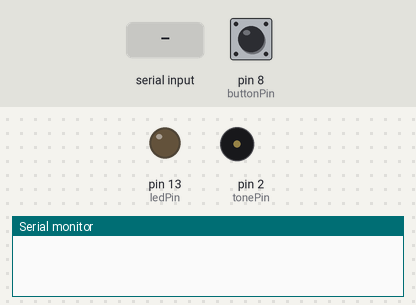
Bench run of a sketch on a simulated Arduino Uno, built with avr-gcc and run on an emulated ATmega328P. On the bench: output pins drawn as LEDs (lit = HIGH), buzzer (waves = sounding), the last lines printed to the serial monitor. The test bench sets the inputs (shaded band); at power-on: pin 8 (buttonPin) HIGH.

Above: at 2.4 s.
2.5 s: pin 8 (buttonPin) pulled LOW for 0.15 s
At 2.59 s:
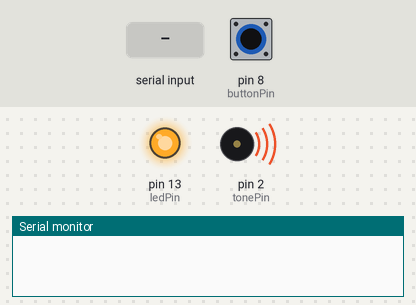
5.6 s: "90 45\n" received over Serial
At 10.4 s:
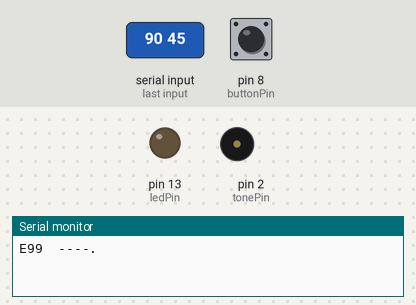
Timing chart, 0 to 14.6 s (numbered marks = the images above; inputs shaded):
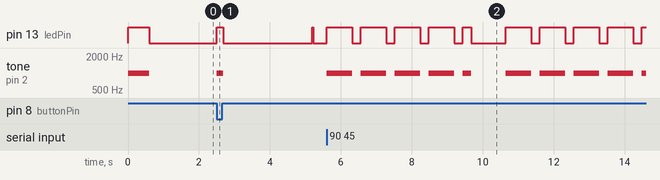

The sketch:

Transmitter.ino
```cpp
#include <Wire.h>


int tonePin = 2;
int toneFreq = 1000;
int ledPin = 13;
int buttonPin = 8;
int debounceDelay = 30;

int dotLength = 240;

  int dotSpace = dotLength;
  int dashLength = dotLength*3;
  int letterSpace = dotLength*3;
  int wordSpace = dotLength*7;
  float wpm = 1200./dotLength;

int t1, t2, onTime, gap;
bool newLetter, newWord, letterFound, keyboardText;
int lineLength = 0;
int maxLineLength = 20;

char* letters[] =
{
".-", "-...", "-.-.", "-..", ".", "..-.", "--.", "....", "..", // A-I
".---", "-.-", ".-..", "--", "-.", "---", ".--.", "--.-", ".-.", // J-R
"...", "-", "..-", "...-", ".--", "-..-", "-.--", "--.." // S-Z
};

char* numbers[] =
{
"-----", ".----", "..---", "...--", "....-", //0-4
".....", "-....", "--...", "---..", "----." //5-9
};

String dashSeq = "";
char keyLetter, ch;
int i, index;

void setup()
{
  Wire.begin();
  pinMode(ledPin, OUTPUT);
  pinMode(tonePin, OUTPUT);
  pinMode(buttonPin, INPUT_PULLUP);
  Serial.begin(9600);


// Test the LED and tone
  tone(tonePin, toneFreq);
  digitalWrite(ledPin, HIGH);
  delay(600);
  digitalWrite(ledPin, LOW);
  noTone(tonePin);
  delay(600);


  newLetter = false; //if false, do NOT check for end of letter gap
  newWord = false;  //if false, do NOT check for end of word gap
  keyboardText = false;
}

void loop()
{
  Wire.beginTransmission(4);
// Check to see if something has been entered on the keyboard
  if (Serial.available() > 0)
  {
    if (keyboardText == false)
    {
      //Serial.println();
     // Serial.println("-------------------------------");
    }
    keyboardText = true;
    ch = Serial.read();
    if (ch >= 'a' && ch <= 'z')
    { ch = ch-32; }

    if (ch >= 'A' && ch <= 'Z')
    {
      Serial.print(ch);
      Serial.write(ch);
      Serial.print(" ");
      Serial.write(" ");
      Serial.println(letters[ch-'A']);
      flashSequence(letters[ch-'A']);
      delay(letterSpace);
    }
    if (ch >= '0' && ch <= '9')
    {
      Serial.print(ch);
      Serial.write(ch);
      Serial.print(" ");
      Serial.write(" ");
      Serial.println(numbers[ch-'0']);
      flashSequence(numbers[ch-'0']);
      delay(letterSpace);
    }
    if (ch == ' ')
    {
      Serial.println("_");
      delay(wordSpace);
    }

// Print a header after last keyboard text
     if (Serial.available() <= 0)
     {
      Serial.println();
      //Serial.println("Enter text or Key in:");
     // Serial.println("-------------------------------");
      keyboardText = false;
     }
  }


  if (digitalRead(buttonPin) == LOW ) //button is pressed
  {
    newLetter = true;
    newWord = true;
    t1=millis(); //time at button press
    digitalWrite(ledPin, HIGH); //turn on LED and tone
    tone(tonePin, toneFreq);
    delay(debounceDelay);
    while (digitalRead(buttonPin) == LOW ) // wait for button release
      {delay(debounceDelay);}
      delay(debounceDelay);

    t2 = millis();  //time at button release
    onTime=t2-t1;  //length of dot or dash keyed in
    digitalWrite(ledPin, LOW); //torn off LED and tone
    noTone(tonePin);

//check if dot or dash

    if (onTime <= dotLength*1.5) //allow for 50% longer
      {dashSeq = dashSeq + ".";} //build dot/dash sequence
    else
      {dashSeq = dashSeq + "-";}
  }  //end button press section

// look for a gap >= letterSpace to signal end letter
// end of letter when gap >= letterSpace

  gap=millis()-t2;
  if (newLetter == true && gap>=letterSpace)
  {

//check through letter sequences to find matching dash sequence

    letterFound = false; keyLetter = 63; //char 63 is "?"
    for (i=0; i<=25; i++)
    {
      if (dashSeq == letters[i])
      {
        keyLetter = i+65;
        letterFound = true;
        break ;    //don't keep checking if letter found
      }
    }
    if(letterFound == false) //now check for numbers
    {
      for (i=0; i<=10; i++)
      {
      if (dashSeq == numbers[i])
        {
          keyLetter = i+48;
          letterFound = true;
          break ;    //don't keep checking if number found
        }
      }
    }
    //Serial.print(keyLetter);
    Serial.write(keyLetter);
    if(letterFound == false) //buzz for unknown key sequence
    {
      tone(tonePin, 100, 500);
    }
    newLetter = false; //reset
    dashSeq = "";
    lineLength=lineLength+1;
  }

// keyed letter has been identified and printed

// when gap is >= wordSpace, insert space between words
// lengthen the word space by 50% to allow for variation

  if (newWord == true && gap>=wordSpace*1.5)
    {
     newWord = false;
     //Serial.print("_");
    // Serial.write("_");
     lineLength=lineLength+1;

// flash to indicate new word

    digitalWrite(ledPin, HIGH);
    delay(25);
    digitalWrite(ledPin, LOW);
    }

// insert linebreaks

  if (lineLength >= maxLineLength)
    {
      Serial.println();
      lineLength = 0;
    }
}

void flashSequence(char* sequence)
{
  int i = 0;
  while (sequence[i] == '.' || sequence[i] == '-')
  {
    flashDotOrDash(sequence[i]);
    i++;
  }
}

void flashDotOrDash(char dotOrDash)
{
  digitalWrite(ledPin, HIGH);
  tone(tonePin, toneFreq);
  if (dotOrDash == '.')
   { delay(dotLength); }
     else
   { delay(dashLength); }

  digitalWrite(ledPin, LOW);
  noTone(tonePin);
  delay(dotLength);
}
//--- end of sketch ---
```

Measured:
- after the input at 2.5 s, pin 13 (ledPin): LOW → HIGH at once, → LOW 0.18 s later, → HIGH 2.5 s later, → LOW 0.03 s later; tone on pin 2 (tonePin): silent → 1000 Hz at once, → silent 0.18 s later
- after the input at 5.6 s, pin 13 (ledPin): goes 4 × (HIGH 0.72 s, LOW 0.24 s), HIGH 0.24 s, LOW 0.96 s, 4 × (HIGH 0.72 s, LOW 0.24 s), then HIGH, starting at once; tone on pin 2 (tonePin): goes 4 × (1000 Hz 0.72 s, silent 0.24 s), 1000 Hz 0.24 s, silent 0.96 s, 4 × (1000 Hz 0.72 s, silent 0.24 s), then 1000 Hz, starting at once
